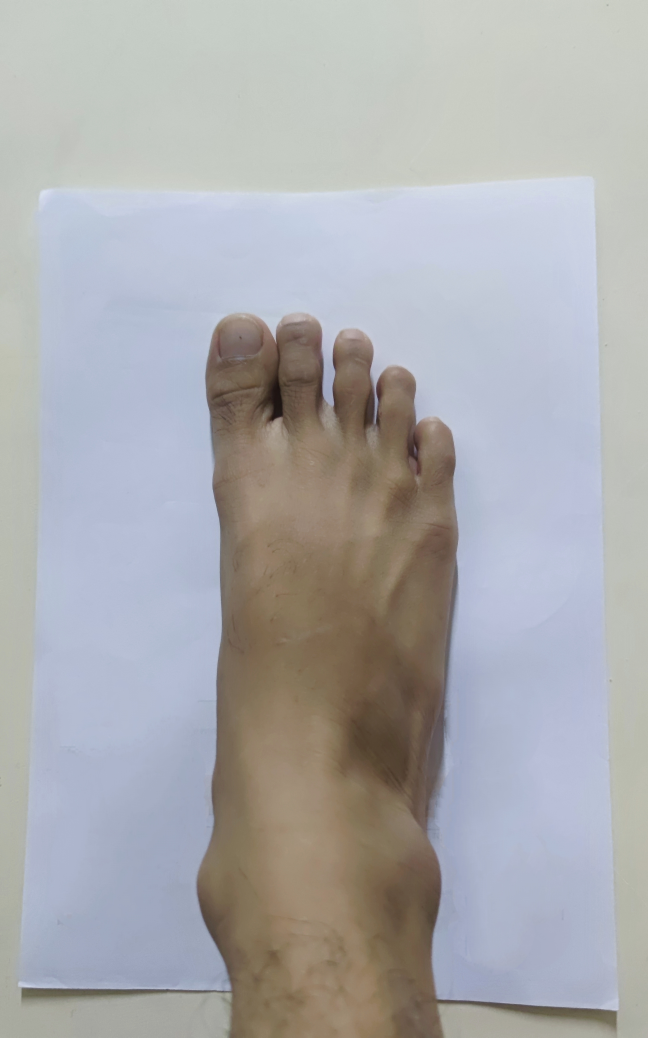
#> input picture input/sample.jpg, 3240 x 5187 px (shown at 1/5 size)
$ python -i utils.py   (imports and definitions only)
#> lines starting #> are read from the running program, lines starting #| are printed output that depends on the picture; after the words box and inside, x2 and y2 are one past the last pixel; in counts of white or black regions, pixels touching at a corner belong together
import cv2
from sklearn.cluster import KMeans
import numpy as np
import random as rng
import matplotlib.pyplot as plt


# [16 lines left out: functions preprocess, kMeans_cluster, not called in this run]

def edgeDetection(clusteredImage):
  edged1 = cv2.Canny(clusteredImage, 0, 255)
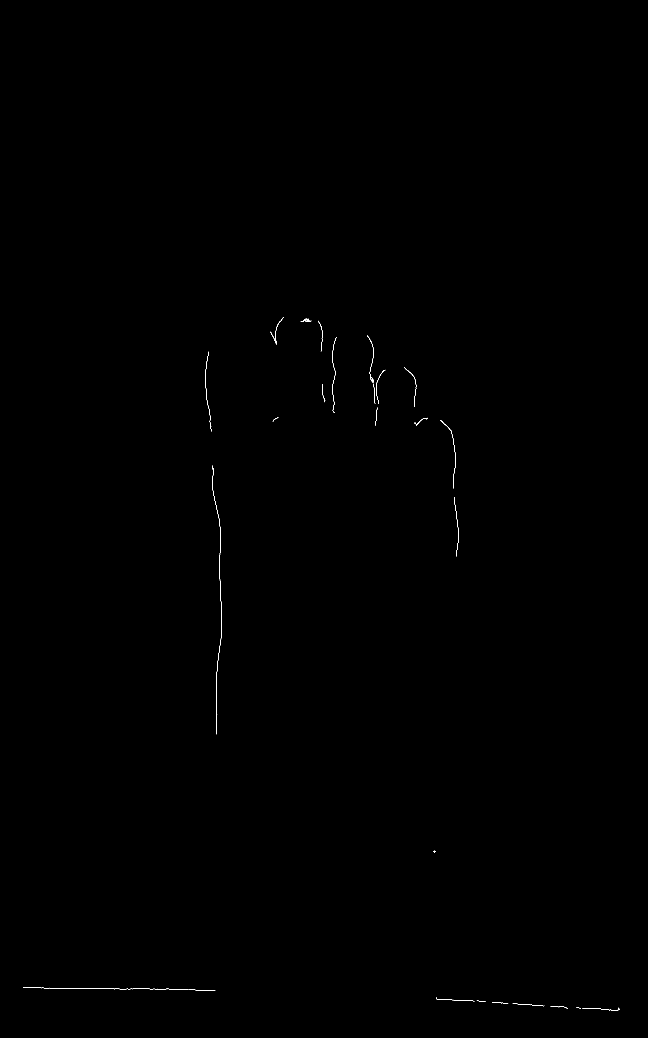
#> edged1: shape (5187, 3240) (shown at 1/5 size); 0.04% white in thin lines or dots, all inside (x1, y1, x2, y2) = (115, 1587, 3097, 5053)
  edged = cv2.dilate(edged1, None, iterations=1)
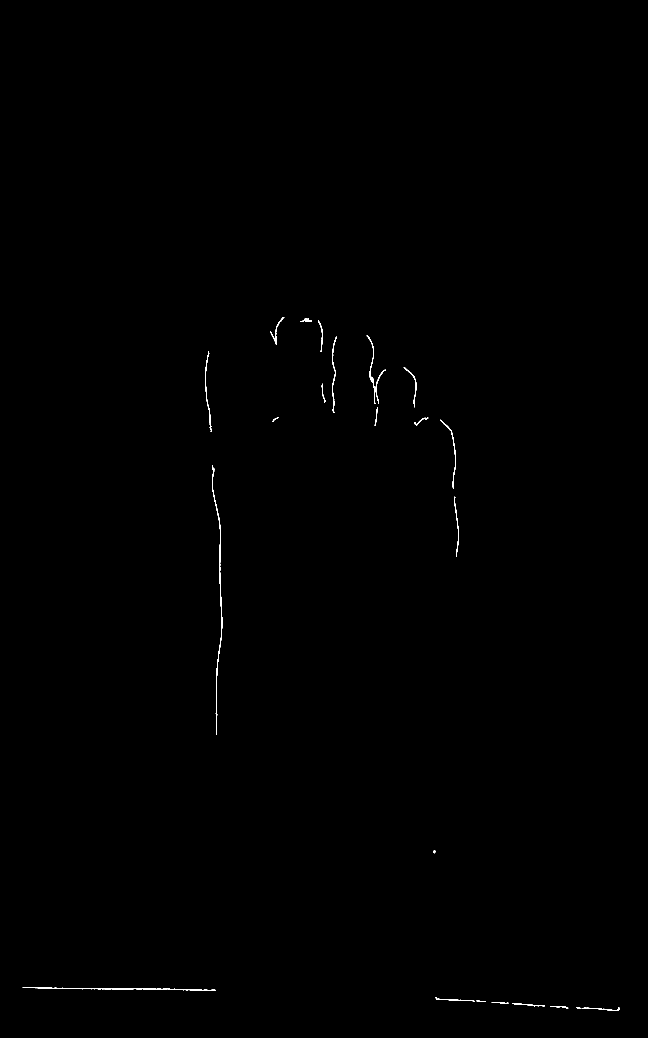
#> edged: shape (5187, 3240) (shown at 1/5 size); 0.13% white; 25 white regions, largest, box (x1, y1, x2, y2) and area: (1060, 2326, 1111, 3673) 4355, (114, 4935, 1078, 4954) 3145, (1025, 1757, 1058, 2159) 1362
  edged = cv2.erode(edged, None, iterations=1)
  return edged

# [67 lines left out: functions getBoundingBox, drawCnt, cropOrig, overlayImage, calcFeetSize, not called in this run]

>>> import cv2
>>> picture = cv2.cvtColor(cv2.imread('input/sample.jpg'), cv2.COLOR_BGR2RGB)
>>> result = edgeDetection(picture)
